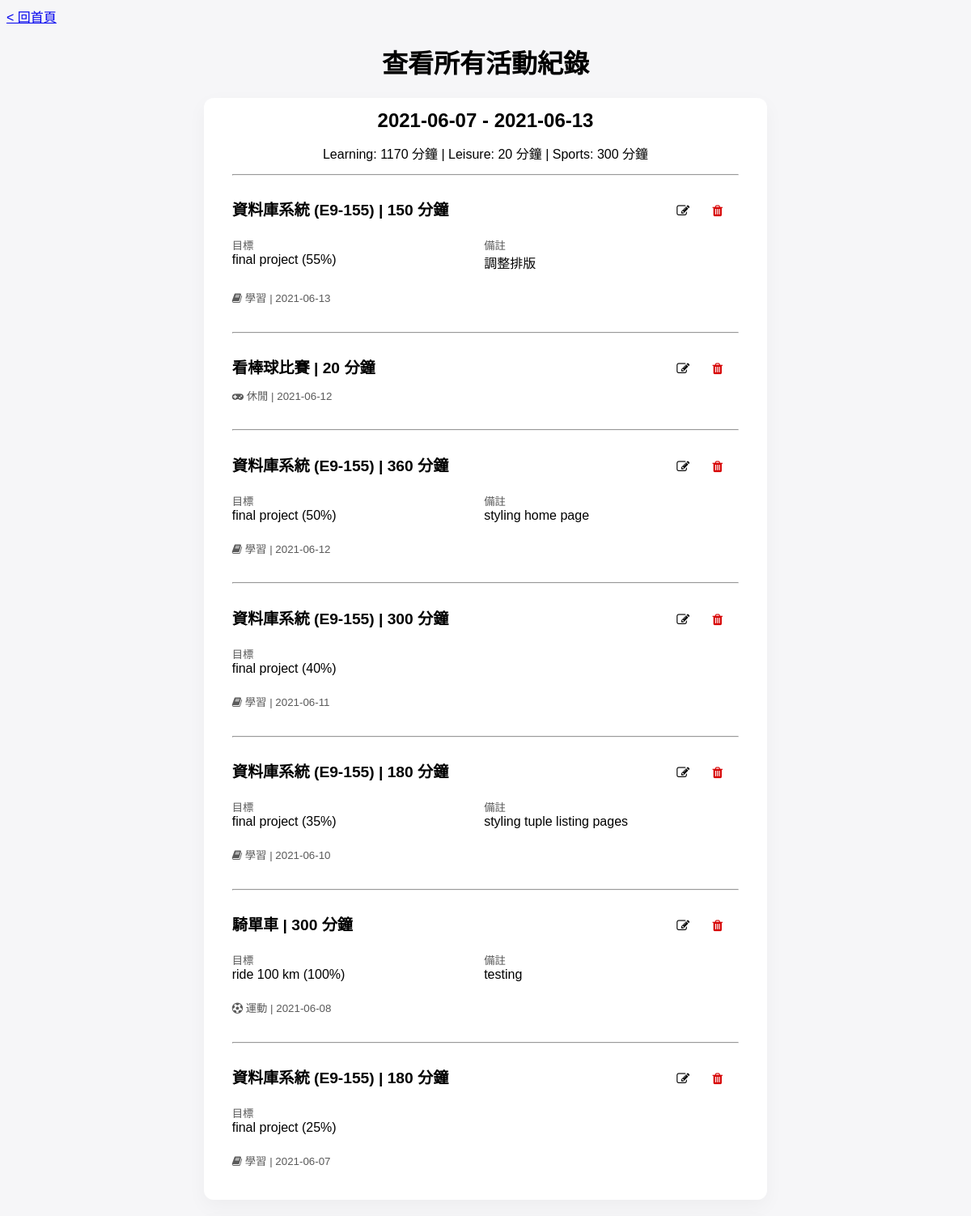
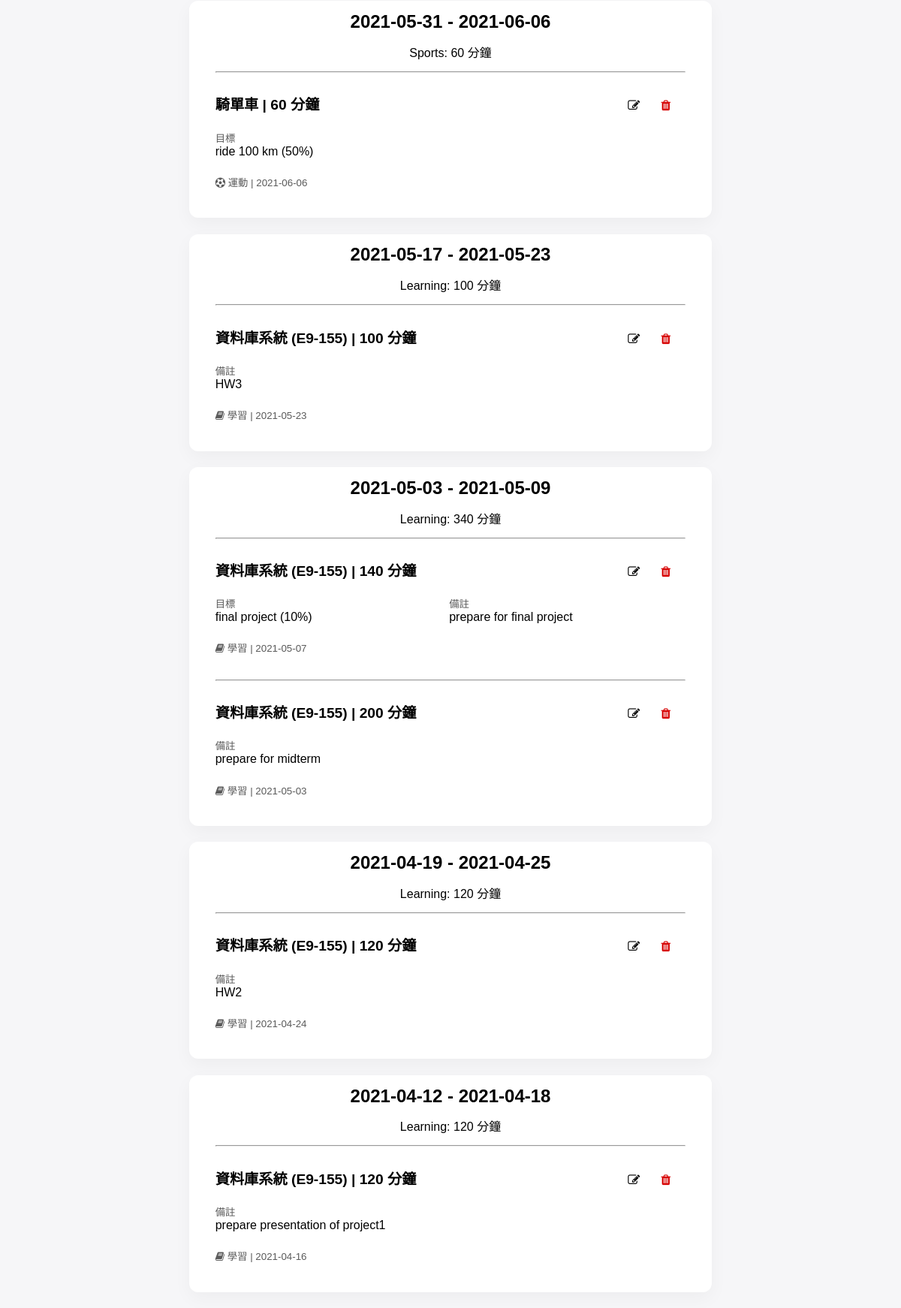
The app's page /records/listAll with its own data (2 pictures, top to bottom).
### MainApp/models.py (models this page shows, shortened)
class Items(db.Model):
    __tablename__ = 'Items'
    Category = db.Column(db.VARCHAR(20), nullable=False)
    ItemNumber = db.Column(db.CHAR(6), primary_key=True)
    Name = db.Column(db.VARCHAR(50), nullable=False)
    item_referenced_by_record = db.relationship('Records', lazy=True, cascade='delete')
    item_referenced_by_goal = db.relationship('Goals', lazy=True, cascade='delete')

class Records(db.Model):
    __tablename__ = 'Records'
    ItemNumber = db.Column(db.CHAR(6), db.ForeignKey('Items.ItemNumber', ondelete='CASCADE'), primary_key=True)
    Date = db.Column(db.CHAR(10), default=datetime.today().strftime("%Y/%m/%d"))
    Duration = db.Column(db.Integer, nullable=False)
    GoalNumber = db.Column(db.CHAR(6), db.ForeignKey('Goals.GoalNumber', ondelete='SET NULL'), default=None)
    AchievePercentage = db.Column(db.Integer, default=0)
    Description = db.Column(db.VARCHAR(100))
    SetDateTime = db.Column(db.CHAR(20), primary_key=True)
    '''
    __table_args__ = (
        db.ForeignKeyConstraint(['ItemNumber'], ['Items.ItemNumber']),
        db.ForeignKeyConstraint(['GoalNumber'], ['Goals.GoalNumber']),
    )
    '''

class Goals(db.Model):
    __tablename__ = 'Goals'
    GoalNumber = db.Column(db.CHAR(6), primary_key=True)
    ItemNumber = db.Column(db.CHAR(6), db.ForeignKey('Items.ItemNumber', ondelete='CASCADE'), nullable=False)
    Goal = db.Column(db.VARCHAR(100), nullable=False)
    Achieved = db.Column(db.CHAR(1), nullable=False)
    AchievePercentage = db.Column(db.Integer, default=0)
    SetDate = db.Column(db.CHAR(10))
    AchieveDate = db.Column(db.CHAR(10))
    '''
    __table_args__ = (
        db.ForeignKeyConstraint(['ItemNumber'], ['Items.ItemNumber']),
    )
    '''
    goal_referenced_by_record = db.relationship('Records', lazy=True, foreign_keys='Records.GoalNumber')

### main.py (the view)
@app.route('/records/listAll')
def records_listAll():
    return records_views.listRecords()

### MainApp/templates/records/record_listAll.html (shortened to what this page needs)
<!doctype html>
<html>
    <link rel="stylesheet" href="/static/records/record_listAll_css.css">
    <link rel="stylesheet" href="https://cdnjs.cloudflare.com/ajax/libs/font-awesome/4.7.0/css/font-awesome.min.css">
    <body onload="setInfo()">
        <a href="/home" title="go to Homepage">&lt; 回首頁</a>
        <div id="recordListContainer">
            <h1 class="recordListContainer">查看所有活動紀錄</h1>
            {% for rl in records %}
            <div class="intervalContainer">
                <h2 class="interval">{{bound[loop.index0][0]}} - {{bound[loop.index0][1]}}</h2>
                <h4 class="summary">
                    {{summary[loop.index0][0].Category}}: {{summary[loop.index0][0].Total}} 分鐘
                    {% for s in summary[loop.index0][1:] %}
                 | {{s.Category}}: {{s.Total}} 分鐘
                    {% endfor %}
                </h4>
                {% for r in rl %}
                <div class="recordContainer">
                    <hr>
                    <div class="recordTitleContainer">
                    {% if r.Category == 'Learning' %}
                        <h3 class="item">{{r.Name}} ({{r.ItemNumber}}) | {{r.Duration}} 分鐘</h3>
                    {% else %}
                        <h3 class="item">{{r.Name}} | {{r.Duration}} 分鐘</h3>
                    {% endif %}
                    </div>
                    <div class="buttonContainer">
                        <button class="modifyRequestButton" onclick="sendModifyRequest('{{r.ItemNumber}}', '{{r.Date}}', '{{r.SetDateTime}}')"><i class="fa fa-edit"></i></button>
                        <button class="deleteRequestButton" onclick="deleteWarn('{{r.ItemNumber}}', '{{r.Date}}', '{{r.SetDateTime}}')"><i class="fa fa-trash"></i></button>
                    </div>
                    {% if r.Goal != None %}
                        <div class="recordInfoContainer">
                            <p class="goalTitle">目標</p>
                            <p class="goal">{{r.Goal}} ({{r.AchievePercentage}}%)</p>
                        </div>
                    {% endif %}
                    {% if r.Description != '' %}
                        <div class="recordInfoContainer">
                            <p class="descriptionTitle">備註</p>
                            <p class="description">{{r.Description}}</p>
                        </div>
                    {% endif %}
                    {% if r.Category == 'Learning' %}
                        <p class="categoryAndDate"><i class="fa fa-book"></i> 學習 | {{r.Date}}</p>
                    {% elif r.Category == 'Sports' %}
                        <p class="categoryAndDate"><i class="fa fa-soccer-ball-o"></i> 運動 | {{r.Date}}</p>
                    {% else %}
                        <p class="categoryAndDate"><i class="fa fa-gamepad"></i> 休閒 | {{r.Date}}</p>
                    {% endif %}
                    <br>
                </div>
                {% endfor %}
            </div>
            {% endfor %}
        </div>
    </body>
</html>

### MainApp/static/records/record_listAll_css.css (style rules this page uses)
body { background-color: #f6f6f8; }
a, li, div, h1, h2, h3, h4, p { font-family: sans-serif; }
h2 { text-align: center; padding-top: 2%; margin-bottom: 1%; }
h3 { font-size: larger; margin-bottom: 0%; }
h4 { margin-top: 2%; margin-bottom: 2%; font-weight: normal; text-align: center; }
#recordListContainer { width: 60%; text-align: center; margin: auto; }
.intervalContainer { background-color: white; text-align: left; border-width: 1px; border-radius: 12px; box-shadow: 0px 8px 24px rgb(13 13 18 / 4%); margin: 1% 1% 3% 1%; padding-bottom: 2%; }
.recordContainer { width: 90%; margin: auto; }
.recordTitleContainer { width: 83%; display: inline-block; }
.buttonContainer { width: 15%; margin-top: 0; text-align: right; display: inline-block; }
button { background-color: white; border-style: none; border-radius: 6px; font-size: 16px; padding: 8px 12px; cursor: pointer; }
.modifyRequestButton { color: black; }
.deleteRequestButton { color: rgb(215, 4, 4); }
.recordContainer { text-align: left; }
.recordInfoContainer { width: 49%; display: inline-block; vertical-align: top; }
.goalTitle, .descriptionTitle { color: rgb(90, 90, 90); font-size: smaller; margin-top: 5%; margin-bottom: 0%; }
.goal, .description { margin-top: 0%; }
.categoryAndDate { color: rgb(90, 90, 90); font-size: smaller; margin-top: 1%; margin-bottom: 1%; }

### records on screen
Items: bound "2021-06-07", bound "2021-06-13", Category "Learning", summary "1170", bound "2021-05-17", bound "2021-05-23", summary "100", bound "2021-05-03", bound "2021-05-09", summary "340", bound "2021-04-19", bound "2021-04-25", summary "120", bound "2021-04-12", bound "2021-04-18"
Items: Category "Leisure", Total "20"
Items: Category "Sports", Total "300", bound "2021-05-31", bound "2021-06-06", summary "60"
Records: Name "資料庫系統", ItemNumber "E9-155", Duration "150", Goal "final project", AchievePercentage "55", Description "調整排版", Date "2021-06-13"
Records: Name "看棒球比賽", Duration "20", Date "2021-06-12"
Records: Name "資料庫系統", ItemNumber "E9-155", Duration "360", Goal "final project", AchievePercentage "50", Description "styling home page", Date "2021-06-12"
Records: Name "資料庫系統", ItemNumber "E9-155", Duration "300", Goal "final project", AchievePercentage "40", Date "2021-06-11"
Records: Name "資料庫系統", ItemNumber "E9-155", Duration "180", Goal "final project", AchievePercentage "35", Description "styling tuple listing pages", Date "2021-06-10"
Records: Name "騎單車", Duration "300", Goal "ride 100 km", AchievePercentage "100", Description "testing", Date "2021-06-08"
Records: Name "資料庫系統", ItemNumber "E9-155", Duration "180", Goal "final project", AchievePercentage "25", Date "2021-06-07"
Records: Name "騎單車", Duration "60", Goal "ride 100 km", AchievePercentage "50", Date "2021-06-06"
Records: Name "資料庫系統", ItemNumber "E9-155", Duration "100", Description "HW3", Date "2021-05-23"
Records: Name "資料庫系統", ItemNumber "E9-155", Duration "140", Goal "final project", AchievePercentage "10", Description "prepare for final project", Date "2021-05-07"
Records: Name "資料庫系統", ItemNumber "E9-155", Duration "200", Description "prepare for midterm", Date "2021-05-03"
Records: Name "資料庫系統", ItemNumber "E9-155", Duration "120", Description "HW2", Date "2021-04-24"
Records: Name "資料庫系統", ItemNumber "E9-155", Duration "120", Description "prepare presentation of project1", Date "2021-04-16"
